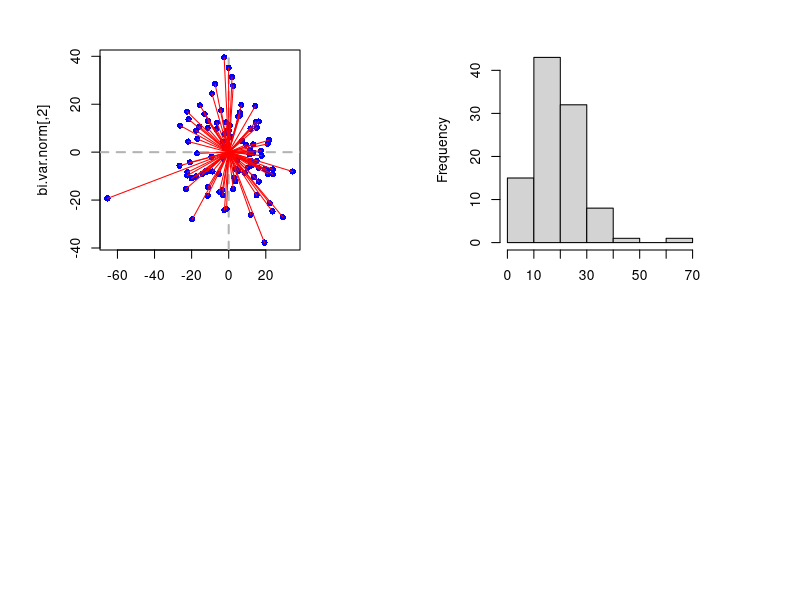
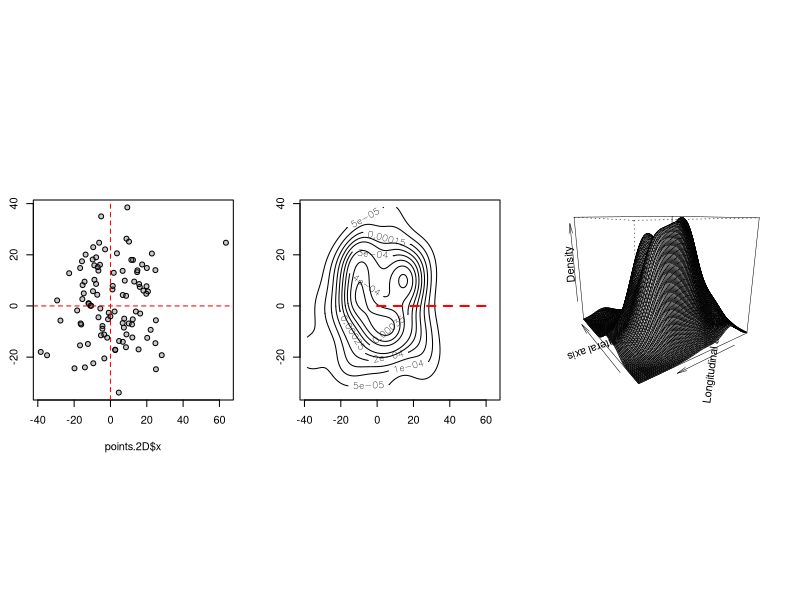
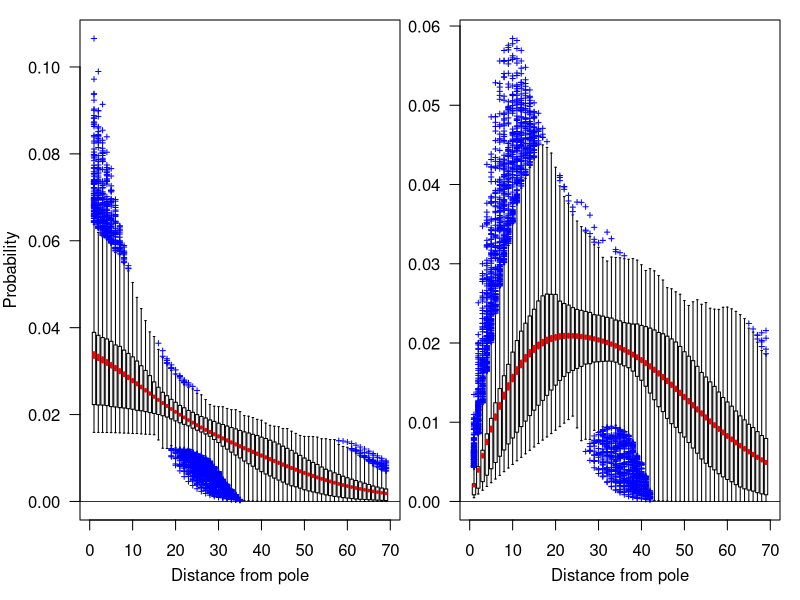
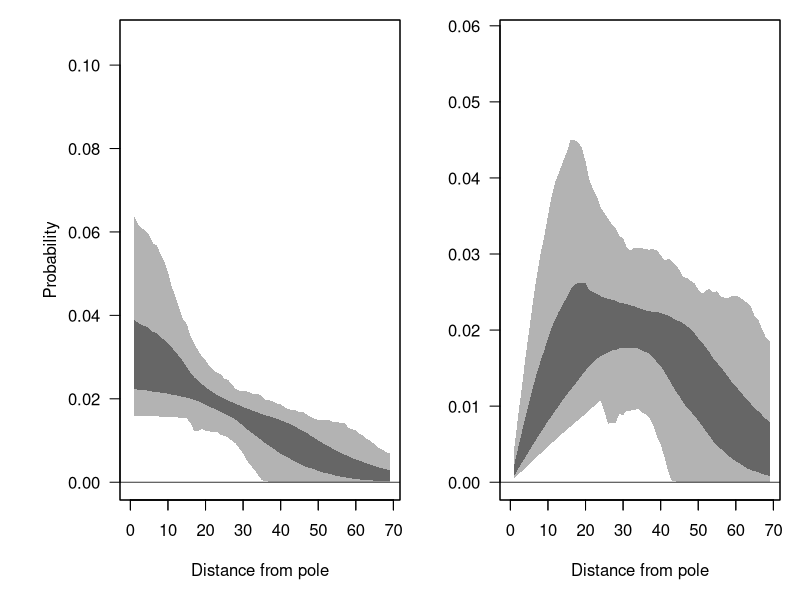

Recreate these plots in R, in order.
##################################
#     Two-dimentional kernel     #
#  resampling of dispersal data  #
#                                #
#             INDEX              #
#      -1. load library(ies)     #
#       0. assign a dataset      #
#       1. randomize theta,      #
#  create 2-dimentional kernel,  #
#          and resample          #
#    2. find distribution mean   #
#       and standard error       #
#         3. plot data           #
#                                #
#       ~written by isadore nabi~#
##################################

# -1. load library(ies)
     library(MASS) #for kde2d and plotting functions

# 0. assign a dataset
	# 0.0 clear objects and set seed
	rm(list = ls())
	set.seed(6174) #Kaprekar's constant

	# 0.1 100 data points with x and y coordinates
	data.points <- 100
	bi.var.norm <- cbind(rnorm(n = data.points, mean = 0 , sd = 15 ) , rnorm(n = data.points, mean = 0 , sd = 15 ))
	disp.data <- (bi.var.norm[,1]^2 + bi.var.norm[,2]^2)^0.5

	# 0.2 plot the data and histogram (distance distribution)
	par(mfrow=c(2,2) , pin = c(2,2))
	plot(bi.var.norm , type = "n")
	abline(h = 0 , v = 0 , lwd = 2 , col = "grey70" , lty = 2)
	points(bi.var.norm , pch = 16 , col = "blue")
	arrows(rep(0 , data.points) , rep(0 , data.points) , bi.var.norm[,1] , bi.var.norm[,2] , length = 0 , col = "red")
	hist(disp.data , main = "")

# 1. randomize theta, create 2-dimentional kernel, and resample
	# 1.0 loop
	samples <- 250 #remember that it is going to be 4 per sample because we're extracing the Cartesian coordinates
	breaks <- max(ceiling(disp.data)) # finds largest distance and creates that many breaks to correspond to one per unit distance

	w.mat <- matrix(data = NA , nrow = samples*4 , ncol = breaks , byrow = T) # for density distribution data (as omega) pre-allocation
	f.mat <- matrix(data = NA , nrow = samples*4 , ncol = breaks , byrow = T) # for distance distribution data (as f) pre-allocation

	distances <- 1:ncol(w.mat)

	for (i in 0:(samples-1)){
		# 1.1 draw theta for number of dispersal sampels
		theta <- round(runif(length(disp.data) , max = 360) , 1)
	
		# 1.2 convert polar cordinates to bearing
		polar2cart <- function(x , y , dist , bearing , as.deg = FALSE){
			  if(as.deg){
			    bearing = bearing * pi / 180
			  }
		  new.x <- x + dist*sin(bearing)
		  new.y <- y + dist*cos(bearing)
		  return(list("x" = new.x,"y" = new.y))
		}
		points.2D <- polar2cart(0 , 0 , disp.data, theta)
	
		# 1.3 create 2D pdf
		kernel.2D <- kde2d(points.2D$x , points.2D$y , n = breaks*2)

		# 1.4 z-values for a sample from pole across a Cartetian ray
		max.x <- sort(kernel.2D$z[(breaks+1):(breaks*2) , breaks] , decreasing = T)
		min.x <- sort(kernel.2D$z[1:breaks , breaks] , decreasing = T)
		max.y <- sort(kernel.2D$z[breaks , 1:breaks] , decreasing = T)
		min.y <- sort(kernel.2D$z[breaks , (breaks+1):(breaks*2)] , decreasing = T)

		w.mat[(i*4+1),] <- max.x/sum(max.x)
		w.mat[(i*4+2),] <- min.x/sum(min.x)
		w.mat[(i*4+3),] <- max.y/sum(max.y)
		w.mat[(i*4+4),] <- min.y/sum(min.y)

		f.r.max.x <- max.x*2*pi*distances
		f.r.min.x <- min.x*2*pi*distances
		f.r.max.y <- max.y*2*pi*distances
		f.r.min.y <- min.y*2*pi*distances

		f.mat[(i*4+1),] <- f.r.max.x/sum(f.r.max.x)
		f.mat[(i*4+2),] <- f.r.min.x/sum(f.r.min.x)
		f.mat[(i*4+3),] <- f.r.max.y/sum(f.r.max.y)
		f.mat[(i*4+4),] <- f.r.min.y/sum(f.r.min.y)
	}

	# 1.4 structural checks
		#1.4.0 head, tails, and row sums
		w.mat[1:5 , 1:5] # head should be larger than the tail (next line below)
		w.mat[1:5 , (ncol(w.mat)-5):ncol(w.mat)] # tail
		w.mat[(nrow(w.mat)-5):nrow(w.mat) , 1:5] # head should be larger than the tail (next line below)
		w.mat[(nrow(w.mat)-5):nrow(w.mat) , (ncol(w.mat)-5):ncol(w.mat)] # tail
		apply(w.mat , 1 , sum) # summing to unity means the sum of rows all should = 1
	
		f.mat[1:5 , 1:5] # head should be larger than the tail (next line below)
		f.mat[1:5 , (ncol(f.mat)-5):ncol(f.mat)] # tail
		f.mat[(nrow(f.mat)-5):nrow(f.mat) , 1:5] # head should be larger than the tail (next line below)
		f.mat[(nrow(f.mat)-5):nrow(f.mat) , (ncol(f.mat)-5):ncol(f.mat)] # tail
		apply(f.mat , 1 , sum) # summing to unity means the sum of rows all should = 1

		#1.4.1 three example plots
		par(mfrow = c(1,3) , pin = c( 2,2))
		plot(points.2D , pch = 21 , bg = "#50505050") # points quadri-sected
		abline(h = 0 , v = 0 , col = "red" , lty = 2)
		contour(kernel.2D) # contour plot with example segment
		arrows(0,0,max(kernel.2D$x),0 , length = 0 , col = "red" , lwd = 2 , lty = 2)
		persp(kernel.2D , phi = 15 , theta = 235 , xlab = "Lateral axis" , ylab = "Longitudinal axis" , zlab = "Density" , shade = 0.9 , expand = 0.9 , col = "white" , lwd = 0.5) # 3D plot, because you have to

# 2. find distribution mean and standard error
	# 2.0 density distance pdf
	wr.mean <- apply(w.mat , 2 , mean)
	wr.sem <- apply(w.mat , 2 , sd)/(nrow(w.mat)^0.5)

	# 2.1 location distance pdf
	fr.mean <- apply(f.mat , 2 , mean)
	fr.sem <- apply(f.mat , 2 , sd)/(nrow(f.mat)^0.5)

# 3. plot data
	# Discrete box plots
	par(mfrow = c(1,2) , mar = c(3,3,0,0) , oma = c(1,1,1,1))
	# density distribution
	boxplot(w.mat , medcol = NA , axes = F , outpch = 3 , outcol = "blue" , outcex = 0.5 , ylim = c(0, max(w.mat)) , col = "grey95" , whisklty = 1)
	abline(h = 0 , lwd = 0.75 , col = "black")
	segments(distances, wr.mean - wr.sem, distances, wr.mean + wr.sem , lwd = 3 , col = "red")
	box()
	axis(1)
	axis(2 , las = 1)
	mtext("Distance from pole" , side = 1 , line = 2.25)
	mtext("Probability" , side = 2 , line = 3)
	# distance distribution
	boxplot(f.mat , medcol = NA , axes = F , outpch = 3 , outcol = "blue" , outcex = 0.5 , ylim = c(0,max(f.mat)) , col = "grey95" , whisklty = 1)
	abline(h = 0 , lwd = 0.75 , col = "black")
	segments(distances, fr.mean - fr.sem, distances, fr.mean + fr.sem , lwd = 3 , col = "red")
	box()
	axis(1)
	axis(2 , las = 1)
	mtext("Distance from pole" , side = 1 , line = 2.25)

	# Continuous box plots
	box.stats.w <- boxplot(w.mat , plot = F)$stats[-3,]
	box.stats.f <- boxplot(f.mat , plot = F)$stats[-3,]

	par(mfrow = c(1,2) , mar = c(4,5,0,0) , oma = c(1,1,1,1))
	plot(0 , type = "n" , ylim = c(0, max(w.mat)) , xlim = c(0,length(box.stats.w[4,])) , xlab = "Distance from pole" , ylab = "Probability" , las = 1)
	polygon(c(1:length(box.stats.w[4,]),length(box.stats.w[4,]):1),c(box.stats.w[4,],rev(box.stats.w[1,])) , col = "grey70" , border = F)
	polygon(c(1:length(box.stats.w[4,]),length(box.stats.w[4,]):1),c(box.stats.w[3,],rev(box.stats.w[2,])) , col = "grey40" , border = F)
	#lines(c.wr.mean , col = "black" , lwd = 2 , lend = 1)
	abline(h = 0 , lwd = 0.75 , col = "black")
	box()
	axis(1 , labels = F)

	plot(0 , type = "n" , ylim = c(0, max(f.mat)) , xlim = c(0, length(box.stats.f[4,])) , xlab = "Distance from pole" , ylab = "" , las = 1)
	polygon(c(1:length(box.stats.f[4,]),length(box.stats.f[4,]):1),c(box.stats.f[4,],rev(box.stats.f[1,])) , col = "grey70" , border = F)
	polygon(c(1:length(box.stats.f[4,]),length(box.stats.f[4,]):1),c(box.stats.f[3,],rev(box.stats.f[2,])) , col = "grey40" , border = F)
	#lines(c.fr.mean , col = "black" , lwd = 2 , lend = 1)
	abline(h = 0 , lwd = 0.75 , col = "black")
	box()
	axis(1 , labels = F)
